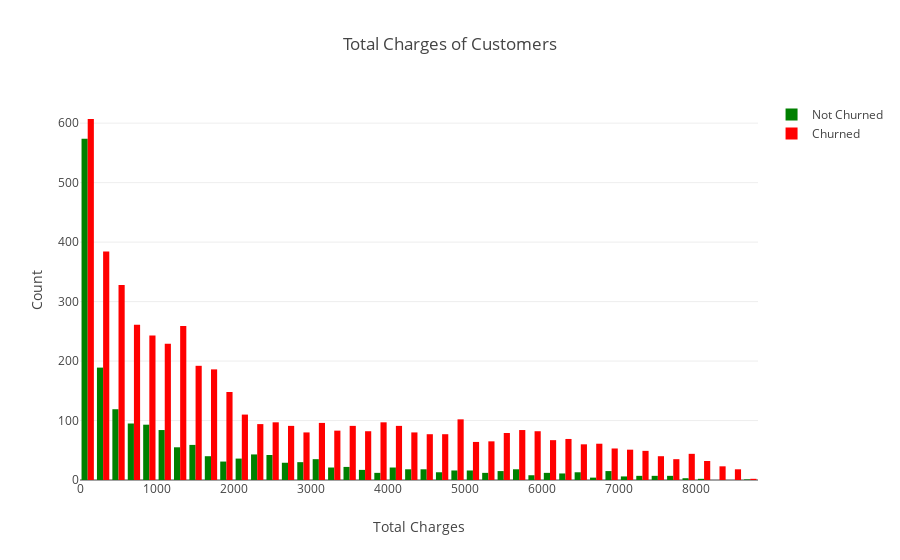

The notebook cell saved with this chart:
### Markdown cell above
iv.) Churn by Total Charges: It seems that there is higer churn when the total charges are lower.

### Code cell
dfy = df[df.Churn == 1] #dfy : dataframe churn : yes

dfn = df[df.Churn == 0] #dfn : dataframe churn : no

trace0 = go.Histogram(
    x = dfy.TotalCharges,
    name = 'Not Churned',
    marker=dict(color='green'))

trace1 = go.Histogram(
    x = dfn.TotalCharges,
    name = 'Churned',
    marker=dict(color='red'))

layout = go.Layout(title = 'Total Charges of Customers',
                   xaxis=dict(title='Total Charges'),
                   yaxis=dict( title='Count'),
                   )
data = [trace0,trace1]

fig = go.Figure(data=data, layout=layout)

iplot(fig)

### Figure 1 — Plotly figure (JSON) as saved in the notebook; plotly's stock layout.template omitted (floating-point values rounded to 4 significant figures; data arrays with more than 128 entries replaced by an {"elided": "..."} marker saying what was removed)
{"data": [{"marker": {"color": "green"}, "name": "Not Churned", "type": "histogram", "uid": "a7d1fd78-0f66-455b-a3cd-5e344f339a79", "x": {"elided": "1869 float values"}}, {"marker": {"color": "red"}, "name": "Churned", "type": "histogram", "uid": "54d52ecf-7f8b-45cd-880b-0b18648bd145", "x": {"elided": "5163 float values"}}], "layout": {"title": {"text": "Total Charges of Customers"}, "xaxis": {"title": {"text": "Total Charges"}}, "yaxis": {"title": {"text": "Count"}}}}
